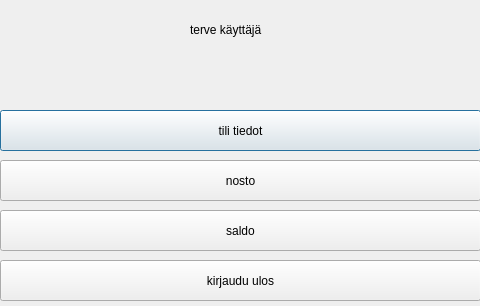
<?xml version="1.0" encoding="UTF-8"?>
<ui version="4.0">
 <class>menuUI</class>
 <widget class="QDialog" name="menuUI">
  <property name="geometry">
   <rect>
    <x>0</x>
    <y>0</y>
    <width>480</width>
    <height>306</height>
   </rect>
  </property>
  <property name="windowTitle">
   <string>Dialog</string>
  </property>
  <widget class="QPushButton" name="tili">
   <property name="geometry">
    <rect>
     <x>0</x>
     <y>110</y>
     <width>481</width>
     <height>41</height>
    </rect>
   </property>
   <property name="text">
    <string>tili tiedot</string>
   </property>
  </widget>
  <widget class="QPushButton" name="nosto">
   <property name="geometry">
    <rect>
     <x>0</x>
     <y>160</y>
     <width>481</width>
     <height>41</height>
    </rect>
   </property>
   <property name="text">
    <string>nosto</string>
   </property>
  </widget>
  <widget class="QPushButton" name="saldo">
   <property name="geometry">
    <rect>
     <x>0</x>
     <y>210</y>
     <width>481</width>
     <height>41</height>
    </rect>
   </property>
   <property name="text">
    <string>saldo</string>
   </property>
  </widget>
  <widget class="QPushButton" name="ulos">
   <property name="geometry">
    <rect>
     <x>0</x>
     <y>260</y>
     <width>481</width>
     <height>41</height>
    </rect>
   </property>
   <property name="text">
    <string>kirjaudu ulos</string>
   </property>
  </widget>
  <widget class="QLabel" name="label">
   <property name="geometry">
    <rect>
     <x>190</x>
     <y>20</y>
     <width>291</width>
     <height>20</height>
    </rect>
   </property>
   <property name="text">
    <string>terve käyttäjä</string>
   </property>
  </widget>
 </widget>
 <resources/>
 <connections/>
</ui>
